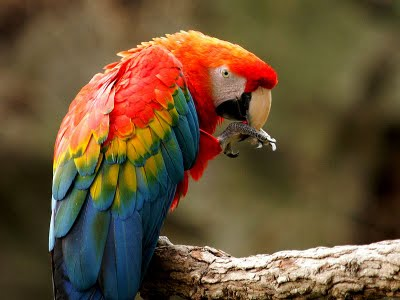
#> input picture Issue_17/arara.jpg, 400 x 300 px
$ python 17.py
#> lines starting #> are read from the running program, lines starting #| are printed output that depends on the picture
import cv2
from matplotlib import pyplot as plt
import numpy as np

img = cv2.imread("arara.jpg", 0)
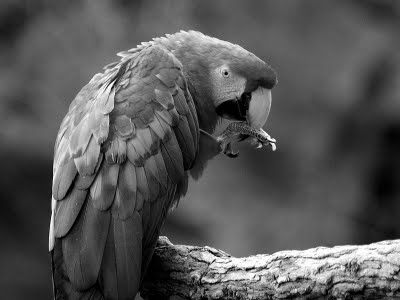
#> img: shape (300, 400); min 0, max 255, mean 86.3
plt.hist(img.ravel(), bins=256, range=[0, 256])
plt.title("Histograma")
plt.xlabel("Intensidade")
plt.ylabel("Quantidade de pixels")
plt.savefig("Histograma.jpg")
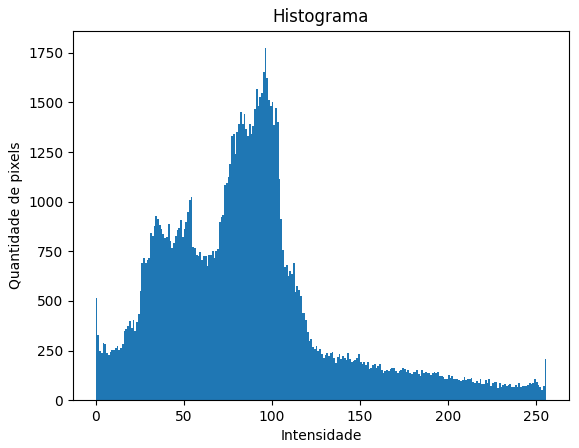
#> figure drawn by matplotlib, 1 panel; tallest bar 1773 high, from x = 96 to 97
plt.close()
cv2.imwrite("Arara.jpg", img)
linhas, colunas = img.shape
#> linhas = 300; colunas = 400
L = 256
S = [0] * 256
equalizado = np.zeros((linhas, colunas))
n = linhas * colunas
#> n = 120000
#> (the run stopped early here; a loop or call above may not have finished)
